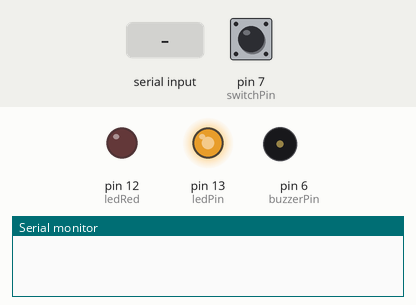
Simulated run of this sketch. Board: Arduino Uno, built with avr-gcc and run on an emulated ATmega328P. On the bench: output pins drawn as LEDs (lit = HIGH), buzzer (waves = sounding), the last lines printed to the serial monitor. The test bench sets the inputs (shaded band); at power-on: pin 7 (switchPin) HIGH.

Above: at 1.2 s.
1.3 s: "2\n" received over Serial
At 1.7 s:
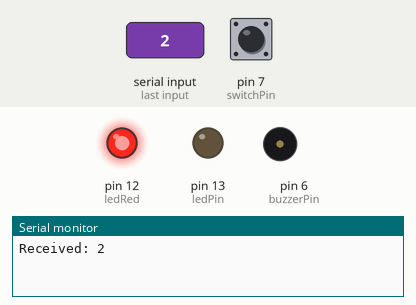
At 2.6 s:
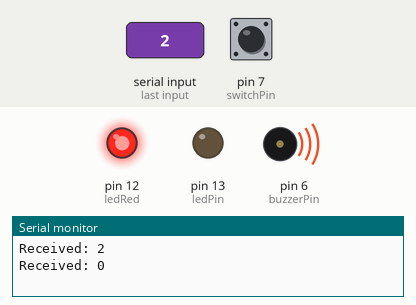
Timing chart, 0 to 2.4 s (numbered marks = the images above; inputs shaded):
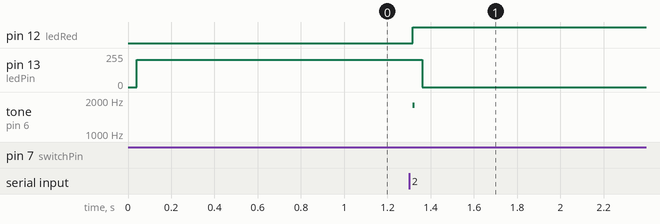

Measured:
- after the input at 1.3 s, pin 12 (ledRed): LOW → HIGH at once; pin 13 (ledPin): 204/255 → 0/255 after 0.06 s; tone on pin 6 (buzzerPin): silent → 1800 Hz at once, → silent 0.01 s later

The sketch:

arduino_last.ino
```cpp
int on = 0; //아두이노의 상태
int switchPin = 7;
int ledPin = 13;
int buzzerPin = 6;
int reset;
int flag;
int ledRed = 12;

void setup() {
  Serial.begin(9600); // 시리얼 통신을 9600 bps로 초기화합니다.
  pinMode(switchPin, INPUT);
  pinMode(ledPin, OUTPUT);
  pinMode(buzzerPin, OUTPUT);
  pinMode(ledRed, OUTPUT);
}

void loop() {
  int button = digitalRead(switchPin);

  if(button == LOW){
    reset = 0;
  }
  if(button == HIGH && reset == 0){
    on += 1;
    reset = 1;
    if(on == 2){
      on = 0;
    }
  }
  if(on == 1){

    if (Serial.available() > 0) { // 시리얼 버퍼에 데이터가 있는지 확인합니다.
    int receivedValue = Serial.parseInt(); // 시리얼에서 정수 값을 읽어옵니다.

    if(receivedValue == 1){
      flag = 1;

    }
    else if(receivedValue == 2){
      flag =2;
    }
    else if(receivedValue == 3){
      flag = 0;
    }
      Serial.println("Received: " + String(receivedValue)); // 읽어온 값을 시리얼로 다시 보냅니다.
    }
    if(flag == 1 || flag == 2){ // flag가 1 또는 2일 때 부저를 울립니다.
      turnOnBuzzer();
      digitalWrite(ledRed,HIGH);
      digitalWrite(ledPin,LOW);
    }
    else if(flag == 0){ // flag가 0일 때 부저를 멈춥니다.
      turnOffBuzzer();
      digitalWrite(ledRed,LOW);
      digitalWrite(ledPin,HIGH);
    }
  }

  else{
      turnOffBuzzer();
      digitalWrite(ledPin, LOW);
      digitalWrite(ledRed,LOW);
  }
}

// 부저를 켜는 함수
void turnOnBuzzer() {
  // 부저를 울리는 코드
  for(int freq = 150; freq <=1800; freq = freq + 2) {
    tone(buzzerPin, freq, 10);
  }

  for(int freq = 1800; freq <=150; freq = freq - 2) {
    tone(buzzerPin, freq, 10);
  }
}

// 부저를 끄는 함수
void turnOffBuzzer() {
  // 부저를 멈추는 코드
  digitalWrite(buzzerPin,LOW);
  digitalWrite(ledPin,LOW);

}
```
